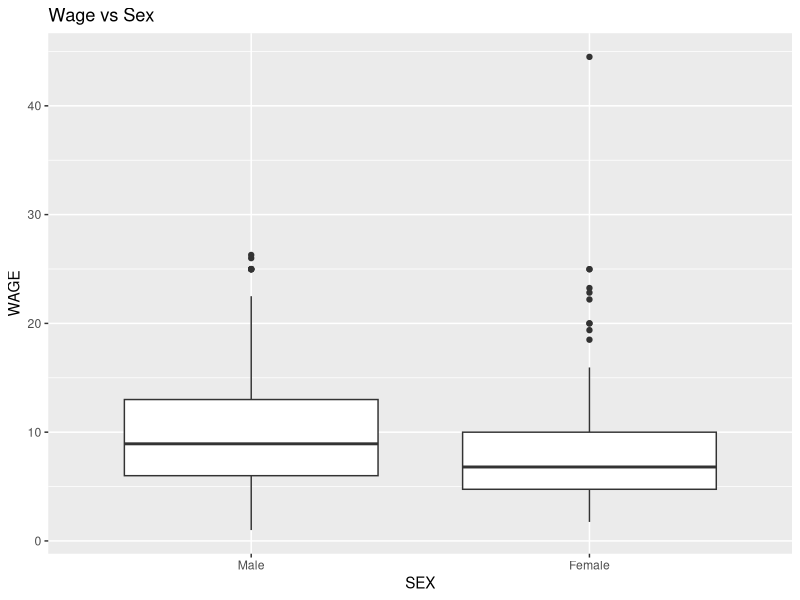
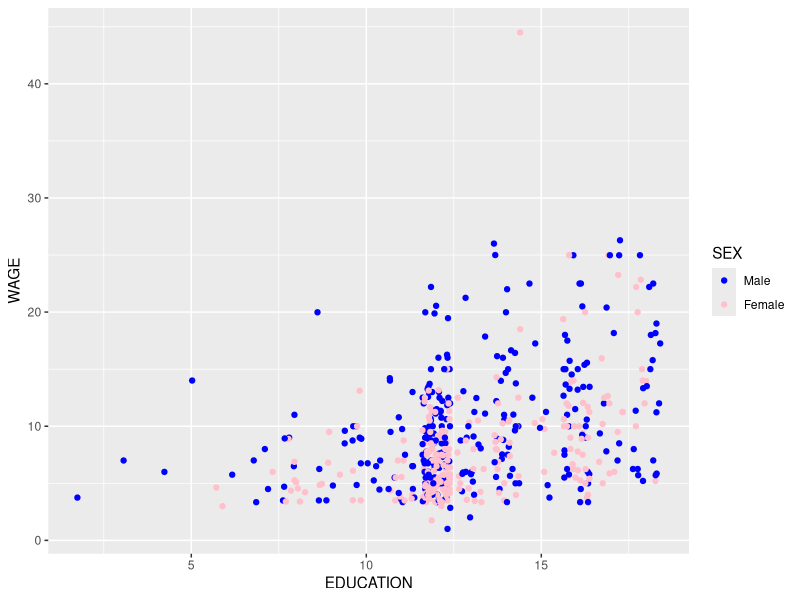
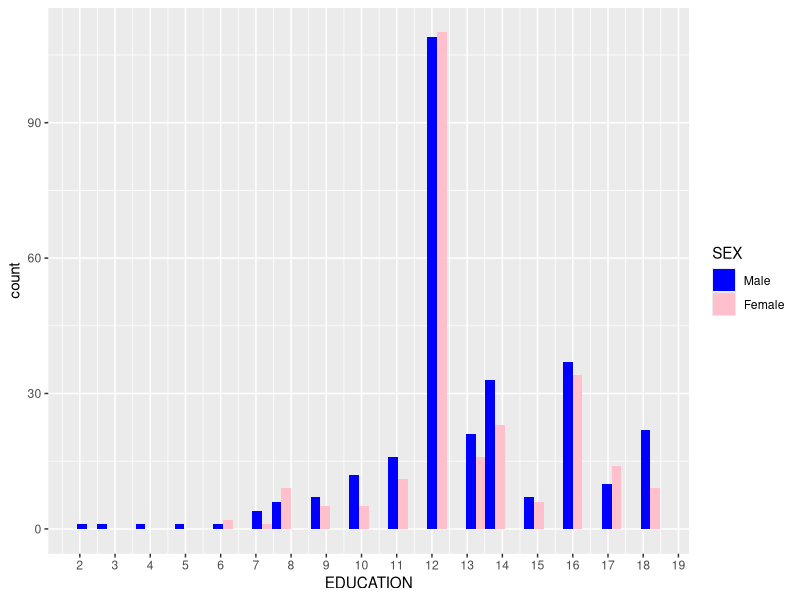
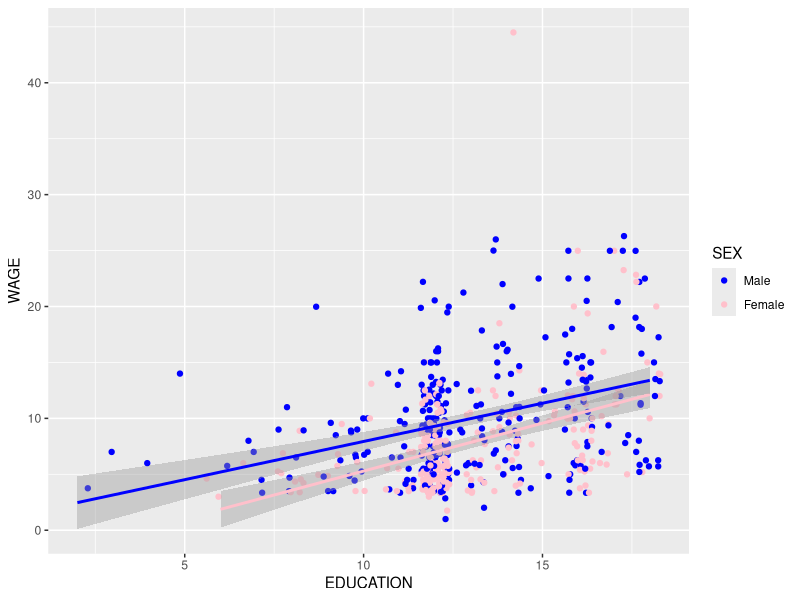
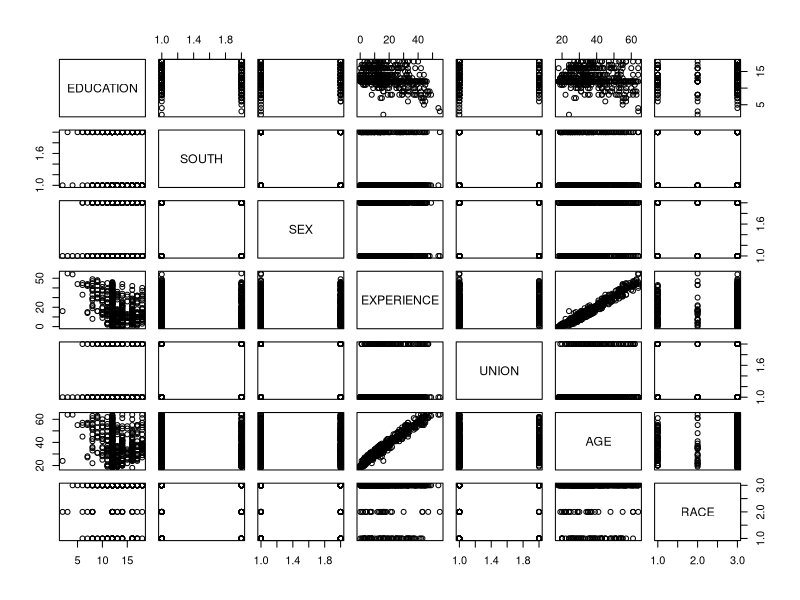
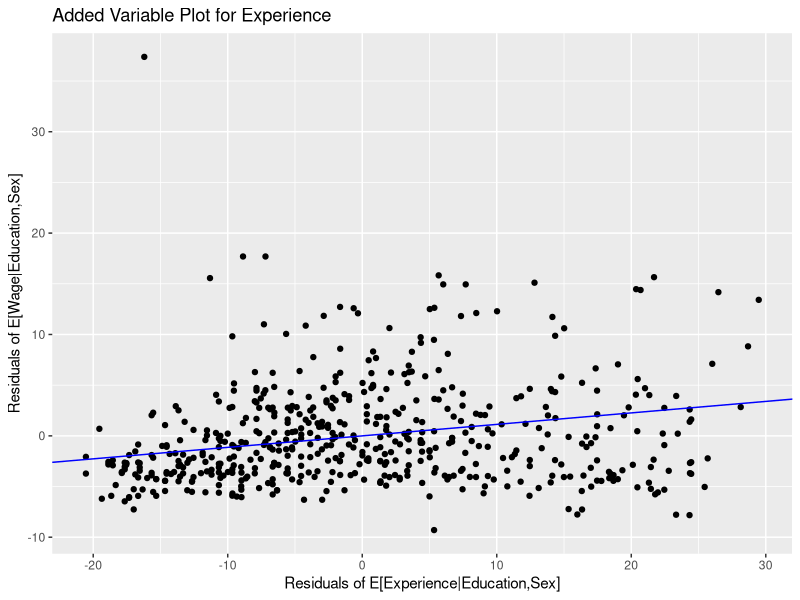

These charts were generated, in order, by the following R code:
## ---- chunk 1
library(ggplot2)

# create dataframe
wages <- read.csv(file = "../data/cpswages.dat.txt", header = FALSE, sep=" ")
names(wages) <- c("EDUCATION",	"SOUTH", "SEX", "EXPERIENCE", "UNION",  "WAGE", "AGE", "RACE", "OCCUPATION", "SECTOR", "MARR")
wages = wages[,c(1,2,3,4,5,7,8,9,10,11,6)]

# Set up factors
wages$SOUTH <- factor(wages$SOUTH, levels=c(0,1),
                    labels=c('North','South'))

wages$SEX <- factor(wages$SEX, levels=c(0,1),
                    labels=c('Male','Female'))

wages$UNION <- factor(wages$UNION, levels=c(0,1),
                    labels=c('Non-Unionized','Unionized'))

wages$RACE <- factor(wages$RACE, levels=c(1,2,3),
                    labels=c('Other','Hispanic', 'White'))

wages$OCCUPATION <- factor(wages$OCCUPATION, levels=c(1,2,3,4,5,6),
                    labels=c('Management','Sales','Clerical','Service','Professional','Other'))

wages$SECTOR <- factor(wages$SECTOR, levels=c(0,1,2),
                       labels=c('Other','Manufacturing','Construction'))

wages$MARR <- factor(wages$MARR, levels=c(0,1),
                       labels=c('Unmarried','Married'))

wages$MANUFACTURING <- 1*(wages$SECTOR == 'Manufacturing')
wages$CONSTRUCTION <- 1*(wages$SECTOR == 'Construction')

wages$MANAGEMENT <- 1*(wages$OCCUPATION == 'Management')
wages$SALES <- 1*(wages$OCCUPATION == 'Sales')
wages$CLERICAL <- 1*(wages$OCCUPATION == 'Clerical')
wages$SERVICE <- 1*(wages$OCCUPATION == 'Service')
wages$PROFESSIONAL <- 1*(wages$OCCUPATION == 'Professional')

wages$WHITE <- 1*(wages$RACE == 'White')
wages$HISPANIC <- 1*(wages$RACE == 'Hispanic')

women <- subset(wages,SEX=='Female')
men <- subset(wages,SEX=='Male')

#head(wages)
## ---- chunk 2
p <- ggplot( wages, aes ( x = SEX, y = WAGE) )
p + geom_boxplot() + ggtitle("Wage vs Sex")
## ---- chunk 3
#nrow(subset(wages,SEX=='Female'))
#nrow(subset(wages,SEX=='Male'))
t.test(subset(wages,SEX=='Male')$WAGE, subset(wages,SEX=='Female')$WAGE, alternative = "greater")
## ---- chunk 4
p_ed_wg = ggplot( wages, aes ( x = EDUCATION, y = WAGE) ) 
p_ed_wg + geom_jitter(aes(color=SEX)) + scale_color_manual(name = 'SEX', values = c("blue", "pink"))
## ---- chunk 5
ggplot(wages, aes(EDUCATION, fill = SEX)) + geom_histogram(position = 'dodge') + scale_fill_manual(values=c("blue", "pink")) + scale_x_continuous(breaks=seq(0,19,1))
## ---- chunk 6
p_ed_wg + geom_jitter(aes(color=SEX)) + 
  geom_smooth(data=women, method='lm',formula=y~x,color="pink") +
  geom_smooth(data=men, method='lm',formula=y~x,color="blue") + 
  scale_color_manual(name = 'SEX', values = c("blue", "pink")) 
## ---- chunk 7
pairs(wages[c(1,2,3,4,5,6,7)])
## ---- chunk 8
M1=lm(WAGE~EDUCATION+SEX, data=wages)
M2=lm(WAGE~EDUCATION+SEX+SEX:EDUCATION, data=wages)

summary(M1)
summary(M2)
## ---- chunk 9
M3 <- lm( EXPERIENCE ~ EDUCATION + SEX, data = wages)
M4 <- lm( WAGE ~ EDUCATION + SEX + EXPERIENCE, data = wages)
M5 <- lm( WAGE ~ SEX + EXPERIENCE, data = wages)

resid_wg_edu <- resid(M1)
resid_exp_edu <- resid(M3)
resid_wg_exp = resid(M5)


avp_ed_ex <- data.frame(resid_wg_edu, resid_exp_edu)
temp <- lm(resid_wg_edu ~ resid_exp_edu, data = avp_ed_ex)
p_added_v_edu_exp <- ggplot( avp_ed_ex, aes ( x = resid_exp_edu, y = resid_wg_exp) ) 
p_added_v_edu_exp + geom_point() +
  #geom_smooth(data=wages, method='lm',formula=y~x,color="pink") +
  geom_abline ( intercept = coef(temp)[1], slope = coef(temp)[2], color="blue" ) +
  ggtitle("Added Variable Plot for Experience") +
  xlab("Residuals of E[Experience|Education,Sex]") +
  ylab("Residuals of E[Wage|Education,Sex]")

summary(temp)$r.squared
summary(M4)
